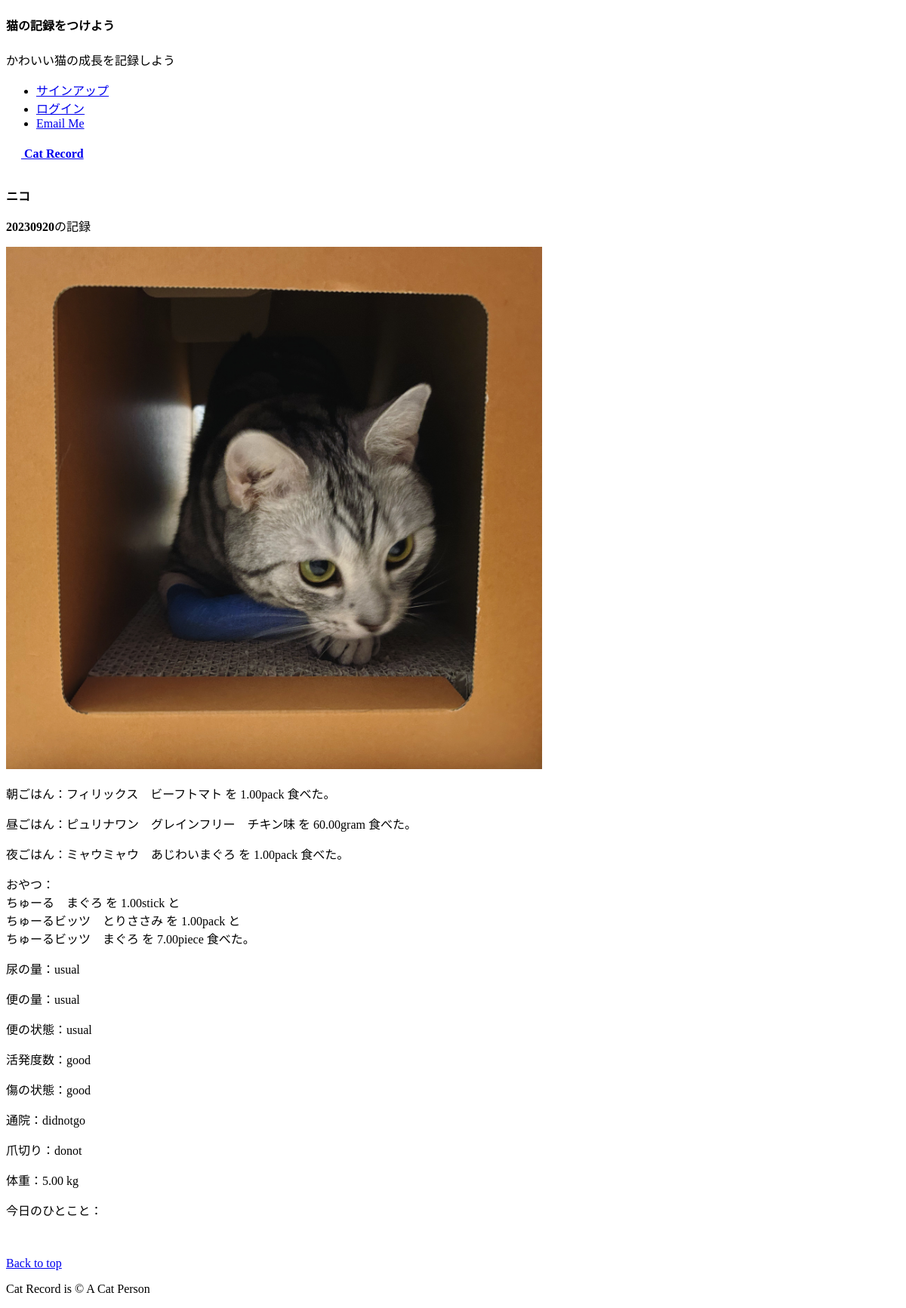
The app's page /record_detail/2 with its own data.
### record/models.py (models this page shows, shortened)
class ConditionRecord(models.Model):
    user=models.ForeignKey(
        CustomUser,
        verbose_name='ユーザー',
        on_delete=models.PROTECT
        )
    catname=models.ForeignKey(
        CatName,
        verbose_name='猫の名前',
        on_delete=models.PROTECT
        )
    UNIT=(('g','g'),
        ('袋', '袋'),
        ('本','本'),
        ('個','個'))
    AMOUNT=(('すごく多い','すごく多い'),
        ('多い','多い'),
        ('いつも通り','いつも通り'),
        ('少ない','少ない'),
        ('すごく少ない','すごく少ない'))
    SCONDITION=(('カチコチ','カチコチ'),
        ('カタ','カタ'),
        ('いつも通り','いつも通り'),
        ('ヤワ','ヤワ'),
        ('シャバシャバ','シャバシャバ'))
    CONDITION=(('すごく良い','すごく良い'),
        ('良い','良い'),
        ('変わらず','変わらず'),
        ('悪い','悪い'),
        ('すごく悪い','すごく悪い'))
    CLINIC=(('通院日','通院日'),
            ('通院なし','通院なし'))
    NAIL=(('爪を切った','爪を切った'),
        ('爪切ってない','爪切ってない'))
    date=models.IntegerField(
        verbose_name='記録日'                   #フィールドのタイトル
        )
    food_category_bf=models.ForeignKey(
        FoodCategory,
        verbose_name='朝ごはんの種類',
        on_delete=models.PROTECT,
        related_name='food_category_bf',
        blank=True,
        null=True
        )
    food_amount_bf=models.DecimalField(
        verbose_name='朝ごはんの量',              #フィールドのタイトル
        max_digits=5,
        decimal_places=2,
        blank=True,
        null=True
        )
    food_unit_bf=models.CharField(
        verbose_name='朝ごはんの量の単位',        #フィールドのタイトル
        max_length=50,                           #最大文字数は50文字
        choices=UNIT,                            #unitフィールドにはUNITの要素のみを登録
        blank=True,
        null=True
        )
    food_category_l=models.ForeignKey(
        FoodCategory,
        verbose_name='昼ごはんの種類',
        on_delete=models.PROTECT,
        related_name='food_category_l',
        blank=True,
        null=True
        )
    food_amount_l=models.DecimalField(
        verbose_name='昼ごはんの量',              #フィールドのタイトル
        max_digits=5,
        decimal_places=2,
        blank=True,
        null=True
        )
    food_unit_l=models.CharField(
        verbose_name='昼ごはんの量の単位',        #フィールドのタイトル
        max_length=50,                           #最大文字数は50文字
        choices=UNIT,                            #unitフィールドにはUNITの要素のみを登録
        blank=True,
        null=True
        )
    food_category_d=models.ForeignKey(
        FoodCategory,
        verbose_name='夕ごはんの種類',
        on_delete=models.PROTECT,
        related_name='food_category_d',
        blank=True,
        null=True
        )
    food_amount_d=models.DecimalField(
        verbose_name='夕ごはんの量',              #フィールドのタイトル
        max_digits=5,
        decimal_places=2,
        blank=True,
        null=True
        )
    food_unit_d=models.CharField(
        verbose_name='夕ごはんの量の単位',        #フィールドのタイトル
        max_length=50,                           #最大文字数は50文字
        choices=UNIT,                            #unitフィールドにはUNITの要素のみを登録
        blank=True,
        null=True,
        )
    snack_category_1=models.ForeignKey(
        SnackCategory,
        verbose_name='おやつ1の種類',
        on_delete=models.PROTECT,
        related_name='snack_category_1',
        blank=True,
        null=True
        )
    snack_amount_1=models.DecimalField(
        verbose_name='おやつ1の量',              #フィールドのタイトル
        max_digits=5,
        decimal_places=2,
        blank=True,
        null=True
        )
    snack_unit_1=models.CharField(
        verbose_name='おやつ1の量の単位',        #フィールドのタイトル
        max_length=50,                          #最大文字数は50文字
        choices=UNIT,                           #unitフィールドにはUNITの要素のみを登録
        blank=True,
        null=True
        )
    snack_category_2=models.ForeignKey(
        SnackCategory,
        verbose_name='おやつ2の種類',
        on_delete=models.PROTECT,
        related_name='snack_category_2',
        blank=True,
        null=True
        )
    snack_amount_2=models.DecimalField(
        verbose_name='おやつ2の量',      #フィールドのタイトル
        max_digits=5,
        decimal_places=2,
        blank=True,
        null=True
        )
    snack_unit_2=models.CharField(
        verbose_name='おやつ2の量の単位',        #フィールドのタイトル
        max_length=50,                          #最大文字数は50文字
        choices=UNIT,                           #unitフィールドにはUNITの要素のみを登録
        blank=True,
        null=True
        )
    snack_category_3=models.ForeignKey(
        SnackCategory,
        verbose_name='おやつ3の種類',
        on_delete=models.PROTECT,
        related_name='snack_category_3',
        blank=True,
        null=True
        )
    snack_amount_3=models.DecimalField(
        verbose_name='おやつ3の量',      #フィールドのタイトル
        max_digits=5,
        decimal_places=2,
        blank=True,
        null=True
        )
    snack_unit_3=models.CharField(
        verbose_name='おやつ3の量の単位',        #フィールドのタイトル
        max_length=50,                          #最大文字数は50文字
        choices=UNIT,                           #unitフィールドにはUNITの要素のみを登録
        blank=True,
        null=True
        )
    urine_amount=models.CharField(
        verbose_name='尿の量',           #フィールドのタイトル
        max_length=50,                   #最大文字数は50文字
        choices=AMOUNT                   #urine_amountフィールドにはAMOUNTの要素のみを登録
        )
    stool_amount=models.CharField(
        verbose_name='便の量',          #フィールドのタイトル
        max_length=50,                  #最大文字数は50文字
        choices=AMOUNT                  #stool_amountフィールドにはAMOUNTの要素のみを登録
        )
    stool_condition=models.CharField(
        verbose_name='便の状態',       #フィールドのタイトル
        max_length=50,                 #最大文字数は50文字
        choices=SCONDITION             #stool_conditionフィールドにはSCONDITIONの要素のみを登録
        )
    physical_condition=models.CharField(
        verbose_name='元気度数',       #フィールドのタイトル
        max_length=50,                 #最大文字数は50文字
        choices=CONDITION              #physical_conditionフィールドにはCONDITIONの要素のみを登録
        )
    damage=models.CharField(
        verbose_name='傷の状態',       #フィールドのタイトル
        max_length=50,                 #最大文字数は50文字
        choices=CONDITION              #damageフィールドにはCONDITIONの要素のみを登録
        )
    clinic=models.CharField(
        verbose_name='通院日',         #フィールドのタイトル
        max_length=50,                 #最大文字数は50文字
        choices=CLINIC                 #clinicフィールドにはCLINICの要素のみを登録
        )
    cut_nail=models.CharField(
        verbose_name='爪切り',         #フィールドのタイトル
        max_length=50,                 #最大文字数は50文字
        choices=NAIL                   #cut_nailフィールドにはNAILの要素のみを登録
        )
    weight=models.DecimalField(
        verbose_name='体重',            #フィールドのタイトル
        max_digits=5,
        decimal_places=2,
        blank=True,
        null=True
        )
    comment=models.TextField(
        verbose_name='その他',
        max_length=200,
        blank=True,
        null=True
        )
    image=models.ImageField(
        verbose_name='イメージ',
        upload_to='photos'
        )
    posted_at=models.DateTimeField(
        verbose_name='投稿日時',         #フィールドのタイトル
        auto_now_add=True                #日時を自動追加
        )

class CatName(models.Model):
    title=models.CharField(
        verbose_name='猫の名前',                      #フィールドのタイトル
        max_length=30)
    def __str__(self):
        return self.title

class FoodCategory(models.Model):
    title=models.CharField(
        verbose_name='ごはんの種類',                   #フィールドのタイトル
        max_length=50)
    def __str__(self):
        return self.title

class SnackCategory(models.Model):
    title=models.CharField(
        verbose_name='おやつの種類',                    #フィールドのタイトル
        max_length=50)
    def __str__(self):
        return self.title

### record/views.py (the view)
class DetailView(DetailView):
    template_name='detail.html'
    model=ConditionRecord

### record/templates/detail.html (shortened to what this page needs)
{% extends "base.html" %}
    {% block contents %}
    <br>
    <div class="container">
        <div class="row">
            <div class="col offset-3">
                <p><strong>{{object.catname}}</strong></p>
                <p><strong>{{object.date}}</strong>の記録</p>
                <p><img src="{{object.image.url}}" alt="今日の猫" width="60%" height="60%"></img></p>
                <p>朝ごはん：{{object.food_category_bf}} を {{object.food_amount_bf}}{{object.food_unit_bf}} 食べた。</p>
                <p>昼ごはん：{{object.food_category_l}} を {{object.food_amount_l}}{{object.food_unit_l}} 食べた。</p>
                <p>夜ごはん：{{object.food_category_d}} を {{object.food_amount_d}}{{object.food_unit_d}} 食べた。</p>
                <p>おやつ：<br>
                        {{object.snack_category_1}} を {{object.snack_amount_1}}{{object.snack_unit_1}} と<br>
                        {{object.snack_category_2}} を {{object.snack_amount_2}}{{object.snack_unit_2}} と<br>
                        {{object.snack_category_3}} を {{object.snack_amount_3}}{{object.snack_unit_3}} 食べた。</p>
                <p>尿の量：{{object.urine_amount}}</p>
                <p>便の量：{{object.stool_amount}}</p>
                <p>便の状態：{{object.stool_condition}}</p>
                <p>活発度数：{{object.physical_condition}}</p>
                <p>傷の状態：{{object.damage}}</p>
                <p>通院：{{object.clinic}}</p>
                <p>爪切り：{{object.cut_nail}}</p>
                <p>体重：{{object.weight}} kg</p>
                <p>今日のひとこと：{{object.comment}}</p>
                <br>
            </div>
        </div>
    </div>
    {% endblock %}

### records on screen
ConditionRecord: catname "ニコ", date "20230920", image (picture), food_category_bf "フィリックス ビーフトマト", food_amount_bf "1.00", food_unit_bf "pack", food_category_l "ピュリナワン グレインフリー チキン味", food_amount_l "60.00", food_unit_l "gram", food_category_d "ミャウミャウ あじわいまぐろ", food_amount_d "1.00", food_unit_d "pack", snack_category_1 "ちゅーる まぐろ", snack_amount_1 "1.00", snack_unit_1 "stick", snack_category_2 "ちゅーるビッツ とりささみ", snack_amount_2 "1.00", snack_unit_2 "pack", snack_category_3 "ちゅーるビッツ まぐろ", snack_amount_3 "7.00", snack_unit_3 "piece", urine_amount "usual", stool_amount "usual", stool_condition "usual", physical_condition "good", damage "good", clinic "didnotgo", cut_nail "donot", weight "5.00"
